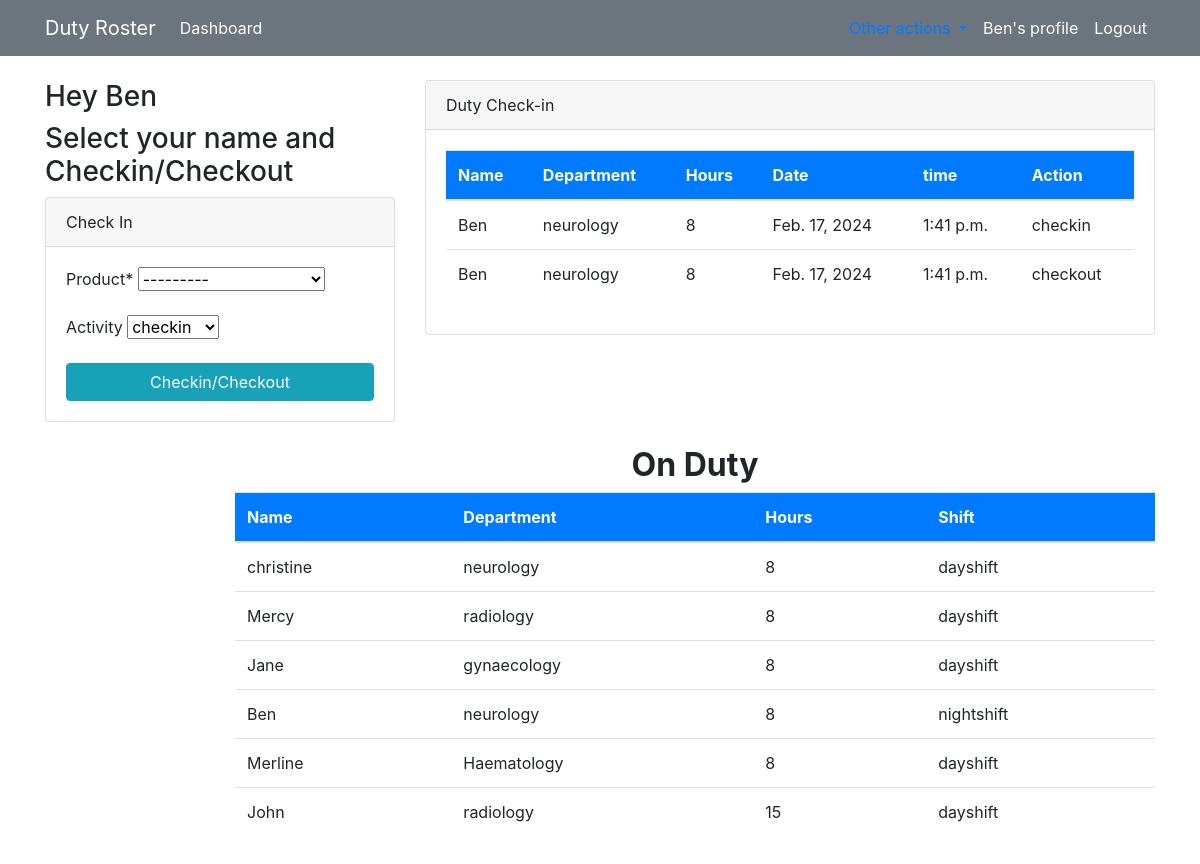
/dashboard/ (signed in), run on an earlier commit of the app's database.
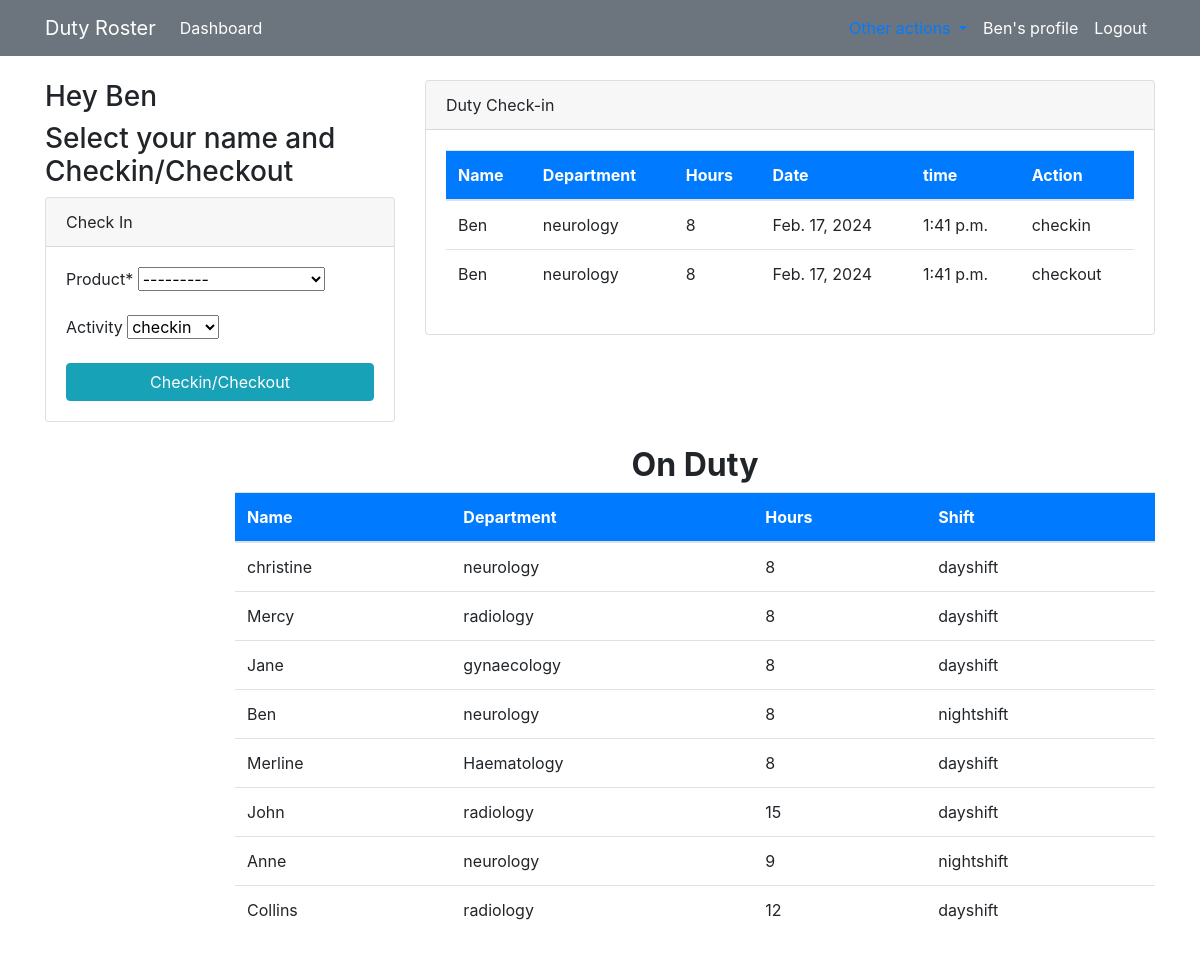
And on a later commit of the database.
### roster/models.py (models this page shows, shortened)
class Order(models.Model):
    product = models.ForeignKey(Duty, on_delete=models.CASCADE)
    activity = models.CharField(max_length=30, choices=ACTIVITY, default="checkin", null=True, blank=True)
    staff = models.ForeignKey(User, models.CASCADE, null=True)
    date = models.DateField(auto_now_add = True)
    time = models.TimeField(auto_now_add=True)
    class Meta:
        verbose_name_plural = 'Order'

class Duty(models.Model):
    name = models.CharField(max_length=30)
    department = models.CharField(max_length=50, choices=DEPARTMENT)
    hours = models.PositiveBigIntegerField()
    shift = models.CharField(max_length=30, choices=SHIFTS)
    ward = models.ForeignKey(Ward, on_delete=models.CASCADE, null=True)
    class Meta:
        verbose_name_plural = 'Duty'
    def __str__(self):
        return f'{self.name}-{self.department}'

### roster/views.py (the view)
# urls.py: path('dashboard/',views.index, name='dashboard-index'),
@login_required(login_url='user-login')
def index(request):
    orders = Order.objects.all()
    items = Duty.objects.all()
    duty_count = Duty.objects.all().count()
    workers_count = User.objects.all().count()
    orders_count = Order.objects.all().count()
    leave_count = Leave.objects.all().count()
    complain_count = Complains.objects.all().count
    rooms_count = Ward.objects.all().count()
    if request.method =='POST':
        form = OrderForm(request.POST)
        if form.is_valid():
            instance=form.save(commit=False)
            instance.staff=request.user
            instance.save()
            return redirect('dashboard-index')
    else:
        form = OrderForm()
    context={
        'orders':orders,
        'form':form,
        'items':items,
        'orders_count':orders_count,
        'workers_count':workers_count,
        'duty_count':duty_count,
        'leave_count':leave_count,
        'complain_count':complain_count,
        'room_count':rooms_count,
    }
    return render(request, 'dashboard/index.html',context)

### roster/forms.py
class OrderForm(forms.ModelForm):
    class Meta:
        model = Order
        fields = ['product','activity']

### templates/dashboard/index.html (shortened to what this page needs)
{% extends "partials/base.html" %}
{% block content %}
{% if user.is_authenticated and user.is_staff and user.is_superuser%}
{% include 'partials/newUI.html' %}
{% else %}
{% include 'dashboard/staff_index.html' %}
{% endif %}
<div class="row my-4">
    <div class="col-md-2"></div>
    <div class="col-md-10 mr-auto">
        <h2 style="text-align:center;"><b>On Duty</b></h2>
        <table class="table bg-white table-hover">
            <thead class="bg-primary">
                <tr class="text-white">
                    <th scope="col">Name</th>
                    <th scope="col">Department</th>
                    <th scope="col">Hours</th>
                    <th scope="col">Shift</th>
                </tr>
            </thead>
            <tbody>
                {% for item in items %}
                <tr>
                    <td>{{ item.name}}</td>
                    <td>{{ item.department}}</td>
                    <td>{{ item.hours }}</td>
                    <td>{{ item.shift }}</td>
                </tr>
                {% endfor %}
            </tbody>
        </table>
    </div>
</div>
{% endblock %}

### templates/dashboard/staff_index.html (shortened to what this page needs)
{% load crispy_forms_tags %}
<div>
    <div class="row mt-4">
        <div class="col-md-4">
            <h3> Hey {{ user.username }}</h3>
            <h3>Select your name and Checkin/Checkout</h3>
            <div class="card">
                <div class="card-header">
                    Check In
                </div>
                <div class="card-body">
                    <form method="POST">
                        {{form|crispy}}
                        <input class="btn btn-info btn-block" type="submit" value="Checkin/Checkout">
                    </form>
                </div>
            </div>
        </div>
        <div class="col-md-8">
            <div class="card">
                <div class="card-header">
                    Duty Check-in
                </div>
                <div class="card-body">
                    <table class="table bg-white">
                        <thead class="bg-primary text-white">
                            <tr>
                                <th scope="col">Name</th>
                                <th scope="col">Department</th>
                                <th scope="col">Hours</th>
                                <th scope="col">Date</th>
                                <th scope="col">time</th>
                                <th scope="col">Action</th>
                            </tr>
                        </thead>
                        <tbody>
                            {% for order in orders%}
                             {% if order.staff == user %}
                            <tr>
                                <td>{{ order.product.name }}</td>
                                <td>{{ order.product.department}}</td>
                                <td>{{ order.product.hours}}</td>
                                <td>{{ order.date}}</td>
                                <td>{{ order.time}}</td>
                                <td>{{ order.activity}}</td>
                            </tr>
                             {% endif %}
                            {% endfor %}
                        </tbody>
                    </table>
                </div>
            </div>
        </div>
    </div>
</div>

What changed in the data, as far as the page shows it:
added Duty: name "Anne", department "neurology", hours "9", shift "nightshift"
added Duty: name "Collins", department "radiology", hours "12", shift "dayshift"
